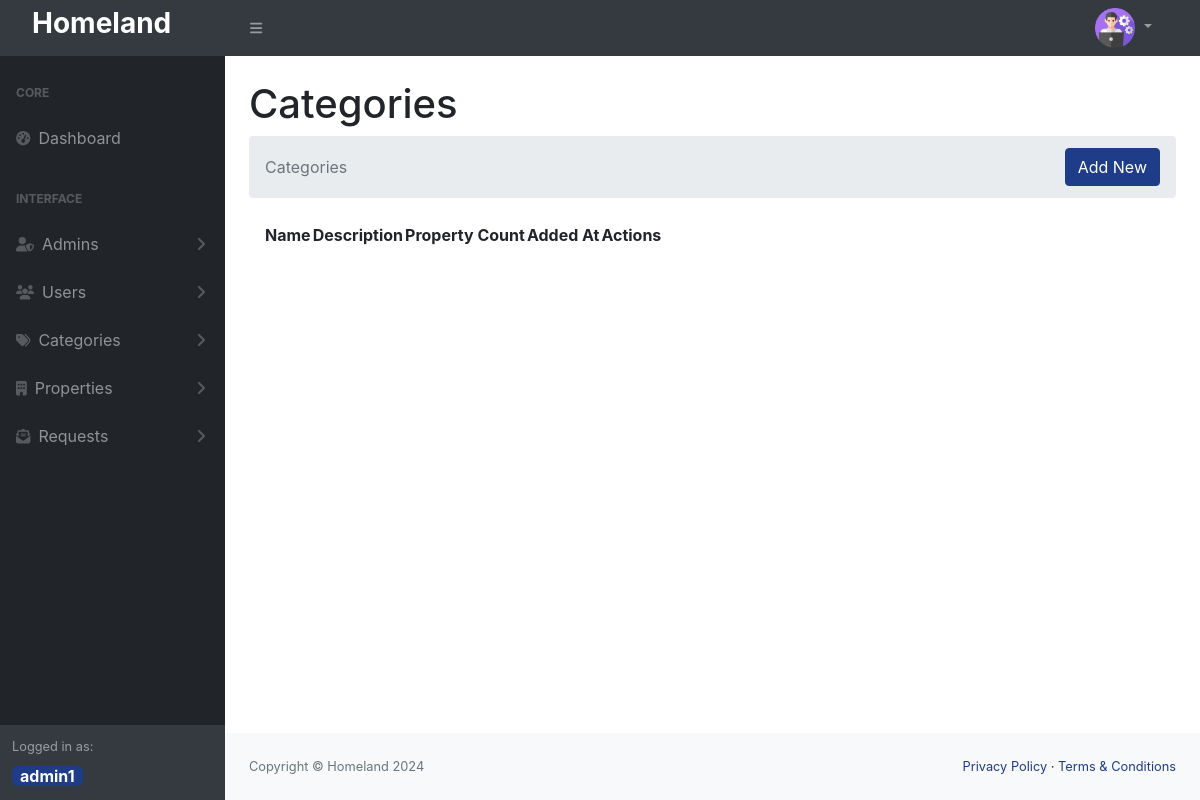
The page /admin-panel/categories/categories-list.php (signed in) on the database as committed earlier.
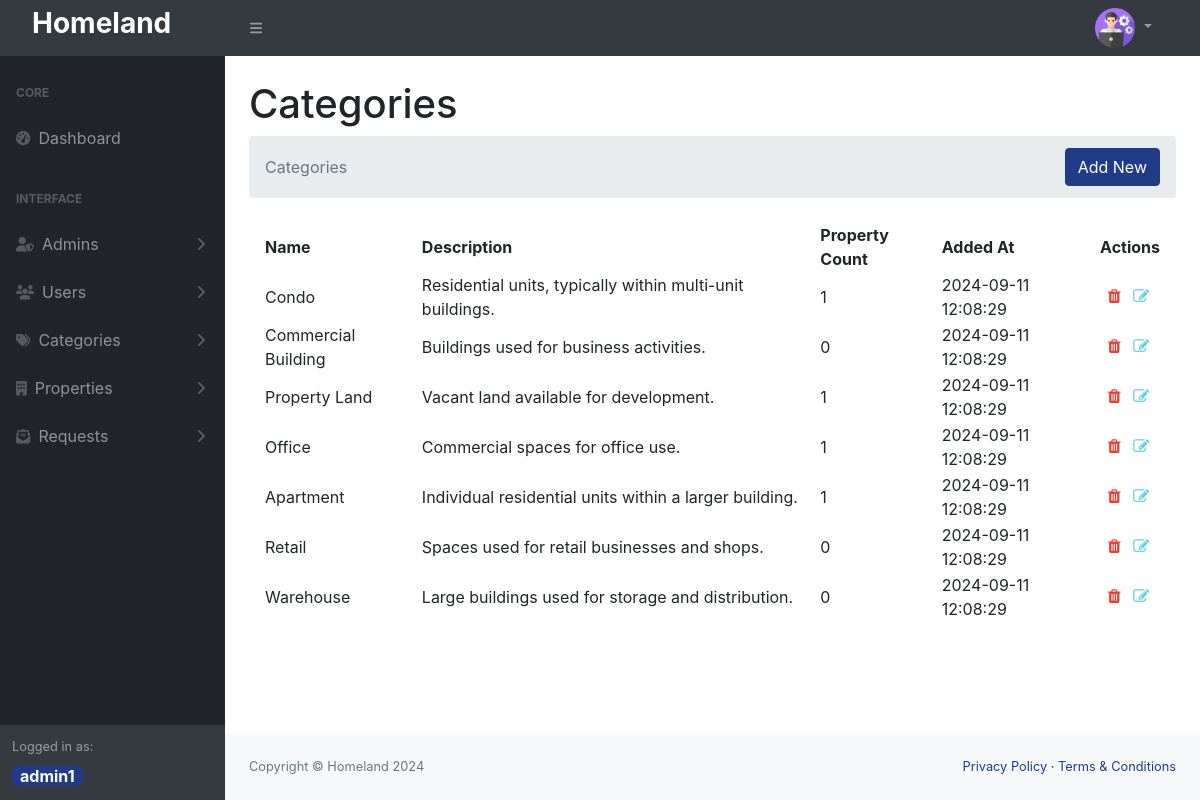
The same page on the database as committed later.
### tables this page shows
CREATE TABLE IF NOT EXISTS categories(
    id INT AUTO_INCREMENT PRIMARY KEY,
    name VARCHAR(255) UNIQUE NOT NULL,
    description TEXT,
    property_count INT DEFAULT 0,
    created_at TIMESTAMP DEFAULT CURRENT_TIMESTAMP,
    updated_at TIMESTAMP DEFAULT CURRENT_TIMESTAMP ON UPDATE CURRENT_TIMESTAMP
);

### admin-panel/helpers/helpers.php (called while the page is built, shortened)
<?php
    function URL($path = '') {
        $baseURL = ADMINURL;
        $path = trim($path, '/');
        return $baseURL . $path;
    }
?>

### functions/database.php (called while the page is built, shortened)
<?php require_once "C:/xampp/htdocs/Homeland/config/config.php"?>
<?php
    function getAdmin($id) {
        global $pdo;
        $query = "SELECT * FROM admins WHERE id = :id";
        $stmt = $pdo->prepare($query);
        $stmt->bindParam(':id', $id);
        $stmt->execute();
        return $stmt->fetch(PDO::FETCH_ASSOC);
    }
    function getAllCategories($isActive = false) {
        global $pdo;
        $query = "SELECT * FROM categories WHERE 1=1";
        $stmt = $pdo->prepare($query);
        $stmt->execute();
        $categories = $stmt->fetchAll(PDO::FETCH_ASSOC);
        return $categories;
    }
?>

### admin-panel/categories/categories-list.php (the view, shortened to what this page needs)
<?php require_once "../includes/header.php"?>
<?php
    $categories = getAllCategories();
?>
    <main>
            <div class="container-fluid px-4">
                <h1 class="mt-4">Categories</h1>
                <ol class="breadcrumb mb-4 d-flex justify-content-between align-items-center">
                    <li class="breadcrumb-item active">Categories</li>
                    <a href="add-category.php" class="btn btn-primary">Add New</a>
                </ol>
                <div class="container">
                    <table id="datatablesSimple" class="display">
                        <thead>
                            <tr>
                                <th>Name</th>
                                <th>Description</th>
                                <th>Property Count</th>
                                <th>Added At</th>
                                <th>Actions</th>
                            </tr>
                        </thead>
                        <tbody>
                            <?php if(!empty($categories)):?>
                                <?php foreach($categories as $category):?>
                                    <tr>
                                        <td><?=$category['name']?></td>
                                        <td><?=$category['description']?></td>
                                        <td><?=$category['property_count']?></td>
                                        <td><?=$category['created_at']?></td>
                                        <td>
                                            <a
                                                href="#"
                                                data-toggle="tooltip"
                                                data-placement="top"
                                                title="Delete"
                                                class="delete-category ml-2"
                                                data-id="<?=$category['id']?>"
                                            >
                                                <i class="icon-trash text-danger"></i>
                                            </a>
                                            <a
                                                href="#"
                                                data-toggle="tooltip"
                                                data-placement="top"
                                                title="Update"
                                                class="edit-category ml-2"
                                                data-id="<?=$category['id']?>"
                                                data-category="<?=$category['name']?>"
                                                data-description="<?=$category['description']?>"
                                            >
                                                <i class="icon-edit text-info"></i>
                                            </a>
                                        </td>
                                    </tr>
                                <?php endforeach;?>
                            <?php endif;?>
                        </tbody>
                    </table>
                </div>
            </div>
    </main>
<?php require_once "../includes/footer.php"?>

### admin-panel/includes/header.php (shortened to what this page needs)
<?php require_once "C:/xampp/htdocs/Homeland/admin-panel/helpers/helpers.php"?>
<?php require_once "C:/xampp/htdocs/Homeland/functions/database.php"?>
<?php
    if (!isset($_SESSION['admin_id'])){
        echo "<script> window.location.href = '".ADMINAUTH."login.php' </script>";
    }else{
        $id = $_SESSION['admin_id'];
        $admin = getAdmin($id);
    }
?>
<!DOCTYPE html>
<html lang="en">
    <head>
        <link href="https://cdn.datatables.net/2.1.6/css/dataTables.dataTables.min.css" rel="stylesheet" />
        <link href="<?php echo ADMINURL?>assets/css/styles.css" rel="stylesheet" />
        <link rel="stylesheet" href="<?php echo URL('../assets/fonts/icomoon/style.css')?>">
        <link rel="stylesheet" href="<?php echo URL('../assets/css/bootstrap.min.css')?>">
    </head>
    <body class="sb-nav-fixed">
        <nav class="sb-topnav navbar navbar-expand navbar-dark bg-dark d-flex justify-content-between">
            <div class="d-flex justify-content-between">
                <a class="navbar-brand ps-3" href="<?php echo ADMINURL?>">
                    <h3 class="font-weight-bold">Homeland</h3>
                </a>
                <button class="btn btn-link btn-sm order-1 order-lg-0 me-4 me-lg-0" id="sidebarToggle" href="#!"><i class="fas fa-bars"></i></button>
            </div>
            <ul class="navbar-nav ms-auto ms-md-0 me-3 me-lg-4">
                <li class="nav-item dropdown">
                    <a class="nav-link dropdown-toggle" id="navbarDropdown" href="#" role="button" data-bs-toggle="dropdown" aria-expanded="false">
                        <img
                            src="<?php echo ADMINASSETS."images/".$admin['image']?>"
                            width="40"
                            height="40"
                            alt="Admin Avatar"
                        >
                    </a>
                </li>
            </ul>
        </nav>
        <div id="layoutSidenav">
            <div id="layoutSidenav_nav">
                <nav class="sb-sidenav accordion sb-sidenav-dark" id="sidenavAccordion">
                    <div class="sb-sidenav-menu">
                        <div class="nav">
                            <div class="sb-sidenav-menu-heading">Core</div>
                            <a class="nav-link" href="<?php echo ADMINURL?>">
                                <div class="sb-nav-link-icon"><i class="fas fa-tachometer-alt"></i></div>
                                Dashboard
                            </a>
                            <div class="sb-sidenav-menu-heading">Interface</div>
                            <a class="nav-link collapsed" href="#" data-bs-toggle="collapse" data-bs-target="#collapseAdmins" aria-expanded="false" aria-controls="collapseAdmins">
                                <div class="sb-nav-link-icon"><i class="fas fa-user-shield"></i></div>
                                Admins
                                <div class="sb-sidenav-collapse-arrow"><i class="fas fa-angle-down"></i></div>
                            </a>
                            <a class="nav-link collapsed" href="#" data-bs-toggle="collapse" data-bs-target="#collapseUsers" aria-expanded="false" aria-controls="collapseUsers">
                                <div class="sb-nav-link-icon"><i class="fas fa-users"></i></div>
                                Users
                                <div class="sb-sidenav-collapse-arrow"><i class="fas fa-angle-down"></i></div>
                            </a>
                            <a class="nav-link collapsed" href="#" data-bs-toggle="collapse" data-bs-target="#collapseCategories" aria-expanded="false" aria-controls="collapseCategories">
                                <div class="sb-nav-link-icon"><i class="fas fa-tags"></i></div>
                                Categories
                                <div class="sb-sidenav-collapse-arrow"><i class="fas fa-angle-down"></i></div>
                            </a>
                            <a class="nav-link collapsed" href="#" data-bs-toggle="collapse" data-bs-target="#collapseProperties" aria-expanded="false" aria-controls="collapseProperties">
                                <div class="sb-nav-link-icon"><i class="fas fa-building"></i></div>
                                Properties
                                <div class="sb-sidenav-collapse-arrow"><i class="fas fa-angle-down"></i></div>
                            </a>
                            <a class="nav-link collapsed" href="#" data-bs-toggle="collapse" data-bs-target="#collapseRequests" aria-expanded="false" aria-controls="collapseRequests">
                                <div class="sb-nav-link-icon"><i class="fas fa-envelope-open-text"></i></div>
                                Requests
                                <div class="sb-sidenav-collapse-arrow"><i class="fas fa-angle-down"></i></div>
                            </a>
                        </div>
                    </div>
                    <div class="sb-sidenav-footer">
                        <div class="small mb-2">Logged in as:</div>
                        <span class="bg-primary text-white font-weight-bold px-2 rounded-2">
                            <?=$admin['username']?>
                        </span>
                    </div>
                </nav>
            </div>
            <div id="layoutSidenav_content">

### admin-panel/includes/footer.php (shortened to what this page needs)
<?php require_once "C:/xampp/htdocs/Homeland/admin-panel/helpers/helpers.php"?>
                <footer class="py-4 bg-light mt-auto">
                    <div class="container-fluid px-4">
                        <div class="d-flex align-items-center justify-content-between small">
                            <div class="text-muted">Copyright &copy; Homeland <?=date('Y')?></div>
                            <div>
                                <a href="#">Privacy Policy</a>
                                &middot;
                                <a href="#">Terms &amp; Conditions</a>
                            </div>
                        </div>
                    </div>
                </footer>
            </div>
        </div>
</body>
</html>

Rows that differ between the two databases and show on the page:
added categories: name "Condo", description "Residential units, typically within multi-unit buildings.", property_count "1", created_at "2024-09-11 12:08:29"
added categories: name "Commercial Building", description "Buildings used for business activities.", property_count "0", created_at "2024-09-11 12:08:29"
added categories: name "Property Land", description "Vacant land available for development.", property_count "1", created_at "2024-09-11 12:08:29"
added categories: name "Office", description "Commercial spaces for office use.", property_count "1", created_at "2024-09-11 12:08:29"
added categories: name "Apartment", description "Individual residential units within a larger building.", property_count "1", created_at "2024-09-11 12:08:29"
added categories: name "Retail", description "Spaces used for retail businesses and shops.", property_count "0", created_at "2024-09-11 12:08:29"
added categories: name "Warehouse", description "Large buildings used for storage and distribution.", property_count "0", created_at "2024-09-11 12:08:29"
